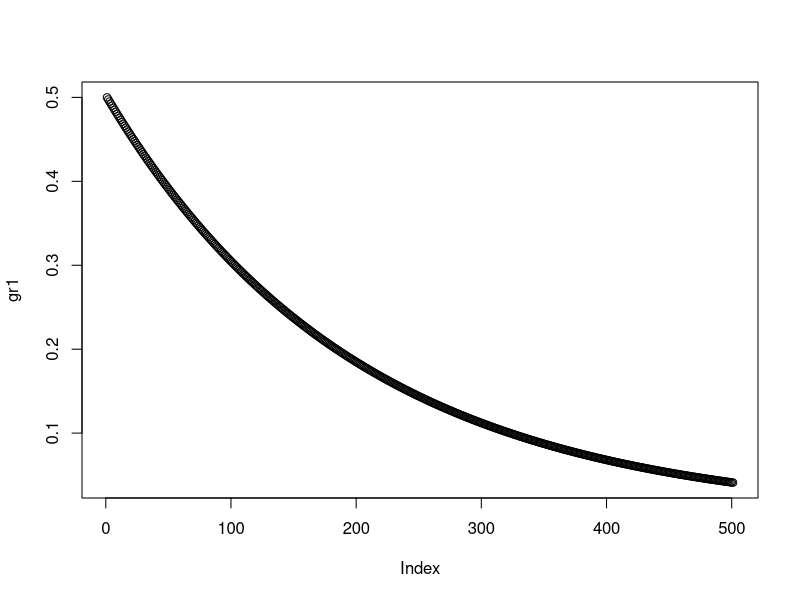
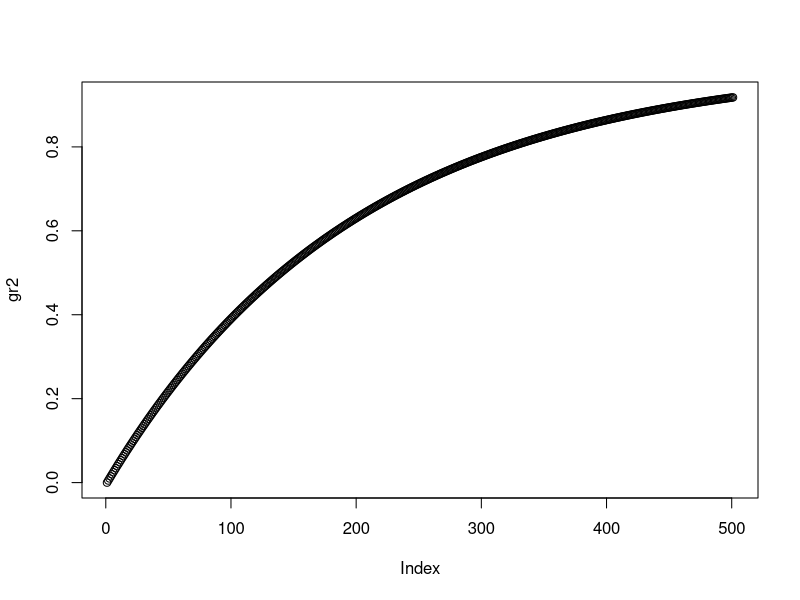
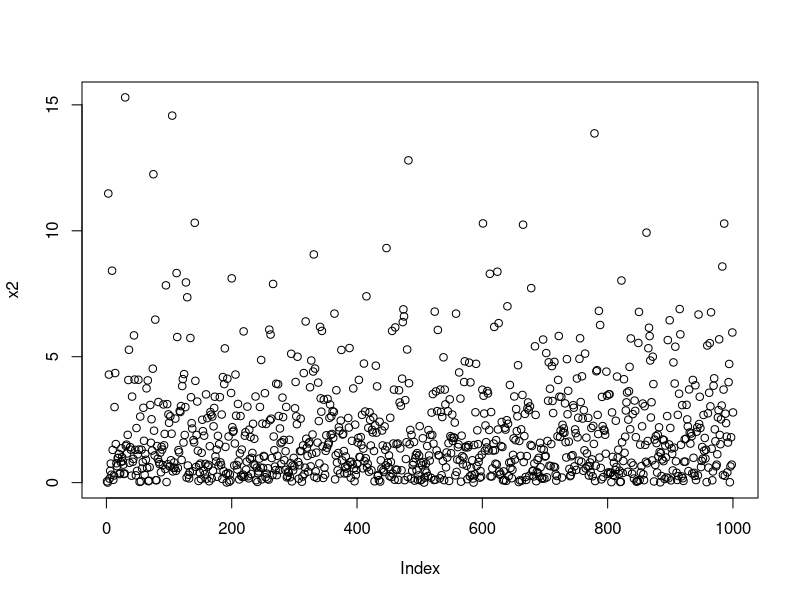
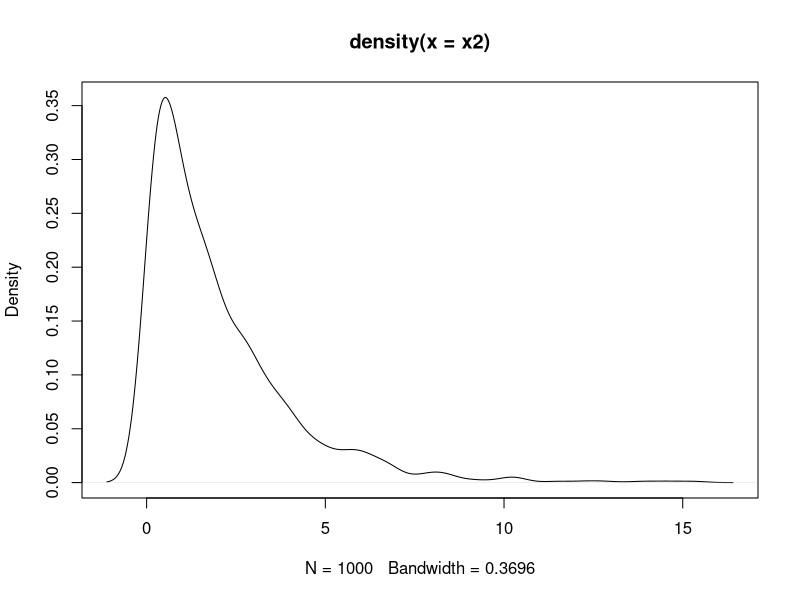

These charts were generated, in order, by the following R code:
#q1

1-punif(45,min=0,max=60) #a

punif(30,min=0,max=60)-punif(20,min=0,max=60) #b

#q2

dexp(3, rate = 0.5) #a

x1<-seq(from = 0, to = 5, by = 0.01) #b
gr1<-dexp(x1, rate=0.5)
plot(gr1)

pexp(3, rate=0.5) #c

gr2<-pexp(x1, rate=0.5) #d
plot(gr2)

x2<-rexp(1000, rate=0.5) #e
plot(x2)
plot(density(x2))

#q3

pgamma(1,shape=2,scale=1/3) #a
qgamma(0.7,shape=2,scale=1/3) #b
